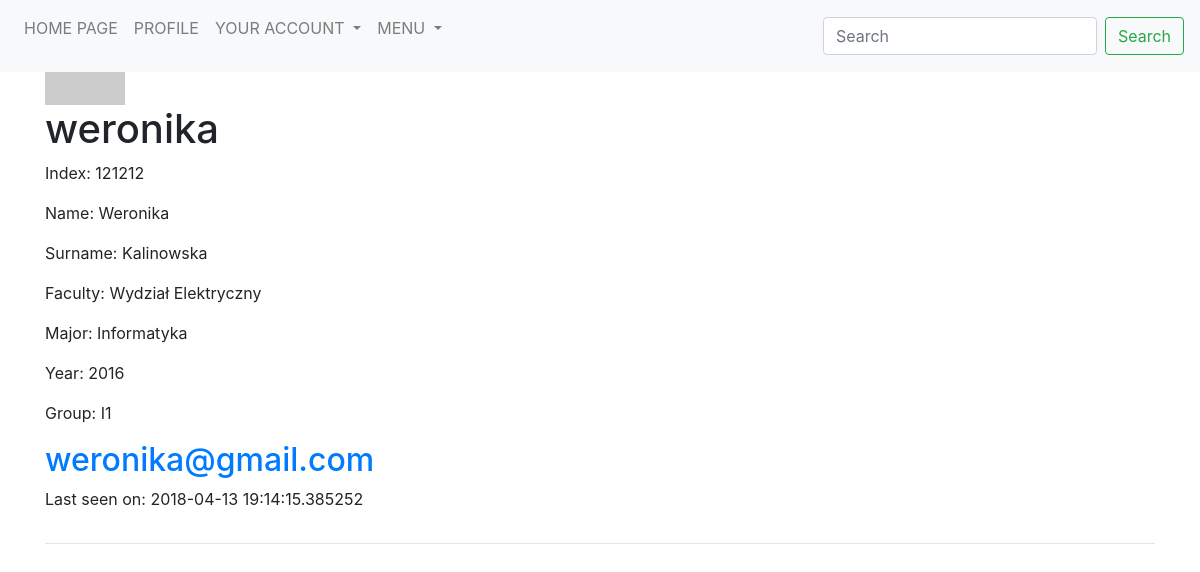
Before: /students/2 (signed in) with the older database file.
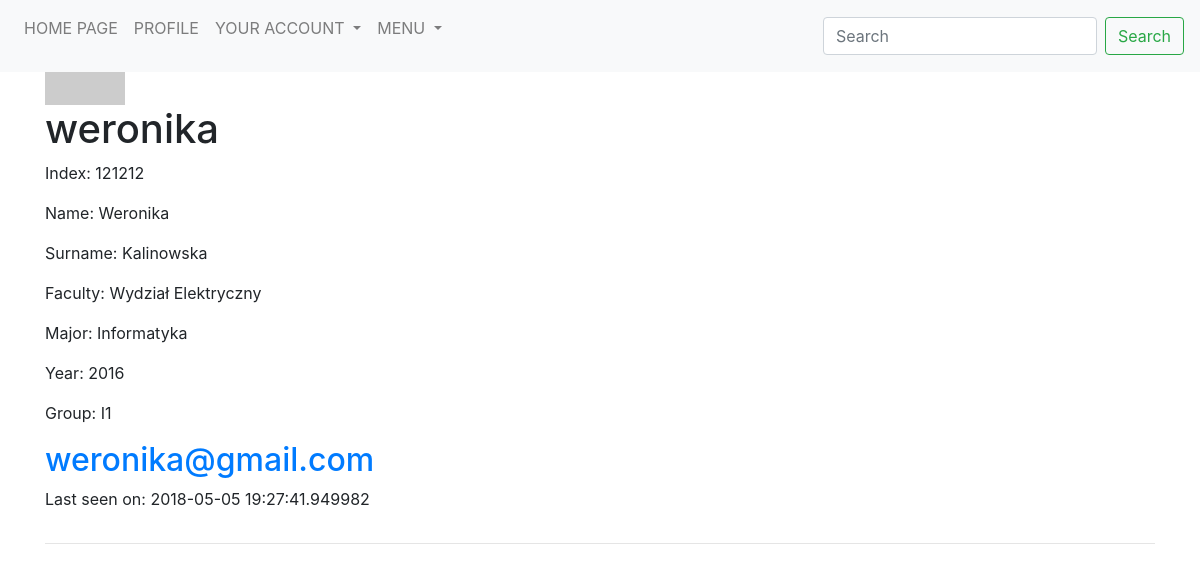
After: the same page with the newer database file.
### models.py (models this page shows, shortened)
class User(db.Model, UserMixin):
    __tablename__ = 'user'
    __searchable__ = ['username']
    id = Column(Integer, autoincrement=True, primary_key=True)
    username = Column(String(25), default='', unique=True)
    active = Column(Boolean, default=True)
    email = Column(String(200), unique=True)
    password = Column(String(200), default='')
    admin = Column(Boolean, default=False)
    confirmed = Column(db.Boolean, nullable=False, default=False)
    confirmed_on = Column(db.DateTime, nullable=True)
    registered_on = Column(db.DateTime, nullable=False)
    about_me = Column(String(140))
    last_seen = Column(DateTime, default=datetime.utcnow)
    student_id = db.Column(db.Integer, db.ForeignKey('student.id'), unique=True)
    def get_id(self):
        return self.id
    def avatar(self, size):
        digest = md5(self.email.lower().encode('utf-8')).hexdigest()
        return 'https://www.gravatar.com/avatar/{}?d=identicon&s={}'.\
            format(digest, size)

class Student(db.Model):
    __tablename__ = 'student'
    __searchable__ = ['name', 'surname']
    id = Column(Integer, autoincrement=True, primary_key=True)
    index = Column(Integer, unique=True)
    name = Column(String(25), default='')
    surname = Column(String(25), default='')
    faculty_id = db.Column(db.Integer, db.ForeignKey('faculty.id'), nullable=False)
    major_id = db.Column(db.Integer, db.ForeignKey('major.id'), nullable=False)
    year_id = db.Column(db.Integer, db.ForeignKey('year.id'), nullable=False)
    group_id = db.Column(db.Integer, db.ForeignKey('group.id'), nullable=False)
    user = db.relationship('User', backref='student')

class Faculty(db.Model):
    __tablename__ = 'faculty'
    __searchable__ = ['name']
    id = Column(Integer, autoincrement=True, primary_key=True, )
    name = Column(String(100), default='')
    major = db.relationship('Major', backref='faculty')
    year = db.relationship('Year', backref='faculty')
    group = db.relationship('Group', backref='faculty')
    student = db.relationship('Student', backref='faculty')

class Major(db.Model):
    __tablename__ = 'major'
    __searchable__ = ['name']
    id = Column(Integer, autoincrement=True, primary_key=True)
    name = Column(String(50), default='')
    year = db.relationship('Year', backref='major')
    group = db.relationship('Group', backref='major')
    student = db.relationship('Student', backref='major')
    faculty_id = db.Column(db.Integer, db.ForeignKey('faculty.id'), nullable=False)

class Year(db.Model):
    __tablename__ = 'year'
    __searchable__ = ['nr']
    id = Column(Integer, autoincrement=True, primary_key=True)
    nr = Column(String(4), default='')
    group = db.relationship('Group', backref='year')
    student = db.relationship('Student', backref='year')
    faculty_id = db.Column(db.Integer, db.ForeignKey('faculty.id'), nullable=False)
    major_id = db.Column(db.Integer, db.ForeignKey('major.id'), nullable=False)
    secretary_id = db.Column(db.Integer, db.ForeignKey('secretary.id'), nullable=False)

class Group(db.Model):
    __tablename__ = 'group'
    __searchable__ = ['subject']
    id = Column(Integer, autoincrement=True, primary_key=True)
    name = Column(String(10), default='')
    student = db.relationship('Student', backref='group')
    faculty_id = db.Column(db.Integer, db.ForeignKey('faculty.id'), nullable=False)
    major_id = db.Column(db.Integer, db.ForeignKey('major.id'), nullable=False)
    year_id = db.Column(db.Integer, db.ForeignKey('year.id'), nullable=False)

### students.py (the view)
@app.route('/students/<int:id>', methods=['GET'])
@login_required
def student(id):
    student = Student.query.filter(Student.id == id).first()
    user = User.query.filter(User.id == student.id + 1).first()
    return render_template('faculty/students/profile.html', user=user, student=student, current_user=current_user)

### user.py (called while the page is built)
@lm.user_loader
def load_user(user_id):
    return User.query.filter(User.id == user_id).first()

@app.before_request
def before_request():
    if current_user.is_authenticated:
        current_user.last_seen = datetime.utcnow()
        db.session.commit()

### templates/faculty/students/profile.html (shortened to what this page needs)
{% extends "_base.html" %}
{% block content %}
    <table>
        <tr valign="top">
            <br>
            <h1>{{ user.username }}</h1>
            <p> Index: {{ student.index }}</p>
            <p> Name: {{ student.name }}</p>
            <p> Surname: {{ student.surname }}</p>
            <p> Faculty: {{ student.faculty.name }}</p>
            <p> Major: {{ student.major.name }}</p>
            <p> Year: {{ student.year.nr }}</p>
            <p> Group: {{ student.group.name }}</p>
            <h2><a class="u-email" href="mailto:{{ user.email }}">{{ user.email }}</a></h2>
                {% if user.last_seen %}<p>Last seen on: {{ user.last_seen }}</p>{% endif %}
        </tr>
    </table>
    <hr>
{% endblock %}

### templates/_base.html (shortened to what this page needs)
<!doctype html>
<html lang=en>
<head>
  <link rel="stylesheet" href="https://maxcdn.bootstrapcdn.com/bootstrap/4.0.0/css/bootstrap.min.css"
>
  <link rel="stylesheet" href="https://cdnjs.cloudflare.com/ajax/libs/font-awesome/4.7.0/css/font-awesome.min.css">
  <link rel="stylesheet" href="{{ url_for('static', filename='css/base.css') }}">
</head>
<body>
<div class="container-fluid">
<nav class="navbar navbar-expand-lg navbar-light bg-light fixed-top">
  <div class="collapse navbar-collapse" id="navbarSupportedContent">
    <ul class="navbar-nav mr-auto">
      <li class="nav-item">
        <a class="nav-link" href="{{ url_for('home_page') }}"><p class="menu">HOME PAGE</p></a>
      </li>
      {% if current_user.is_authenticated %}
      {% set id = current_user.id - 1 %}
      <li class="nav-item">
        <a class="nav-link" href="/students/{{id}}"><p class="menu">PROFILE</p></a>
      </li>
      {% endif %}
      <li class="nav-item dropdown">
        <a class="nav-link dropdown-toggle" href="#" id="navbarDropdownYourAccount" role="button" data-toggle="dropdown" aria-haspopup="true" aria-expanded="false">
          YOUR ACCOUNT
        </a>
        {% if current_user.is_authenticated %}
            <li class="nav-item dropdown">
        <a class="nav-link dropdown-toggle" href="#" id="navbarDropdownMenu" role="button" data-toggle="dropdown" aria-haspopup="true" aria-expanded="false">
          MENU
        </a>
      </li>
      {% endif %}
    </ul>
    <form class="form-inline my-2 my-lg-0">
      <input class="form-control mr-sm-2" type="search" placeholder="Search" aria-label="Search">
      <button class="btn btn-outline-success my-2 my-sm-0" type="submit">Search</button>
    </form>
  </div>
</nav>
  <div class="container">
    {% block content %}{% endblock %}
  </div>
</div>
</body>
</html>

### static/css/base.css (style rules this page uses)
.navbar { display: inline-block; float: none; vertical-align: top; text-align: center; }

Changed rows visible on the page:
changed User "weronika": last_seen "2018-04-13 19:14:15.385252" → "2018-05-05 19:27:41.949982"
